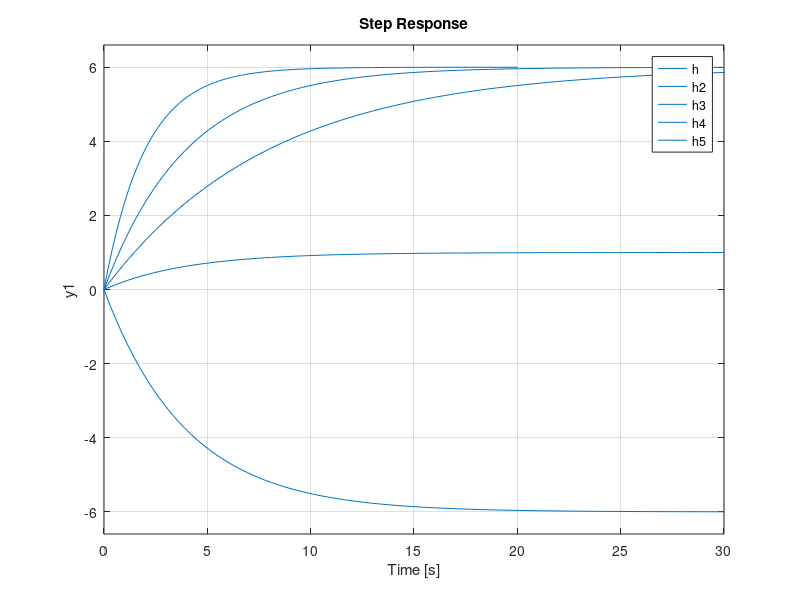
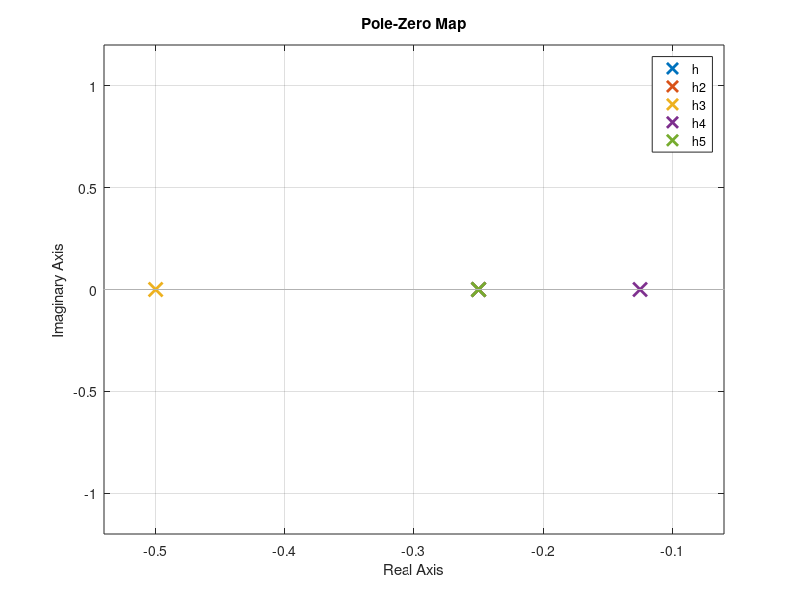

MATLAB code for these plots, in order:
clc
clear
close all


%------------Sistemas de primer orden----------

k=3;
tao=4;
h=tf(k,[tao 1]);

k1=1/2;
tao=4;
h2=tf(k1,[tao 1]);

h3=tf(k,[tao/2 1]);
h4=tf(k,[tao*2 1]);

h5=tf(-k,[tao 1]);

step(h*2);
hold on
step(h2*2);
hold on
step(h3*2);
hold on
step(h4*2);
hold on
step(h5*2);
legend('h','h2','h3','h4','h5')
figure
pzmap(h,h2,h3,h4,h5)
legend('h','h2','h3','h4','h5')
